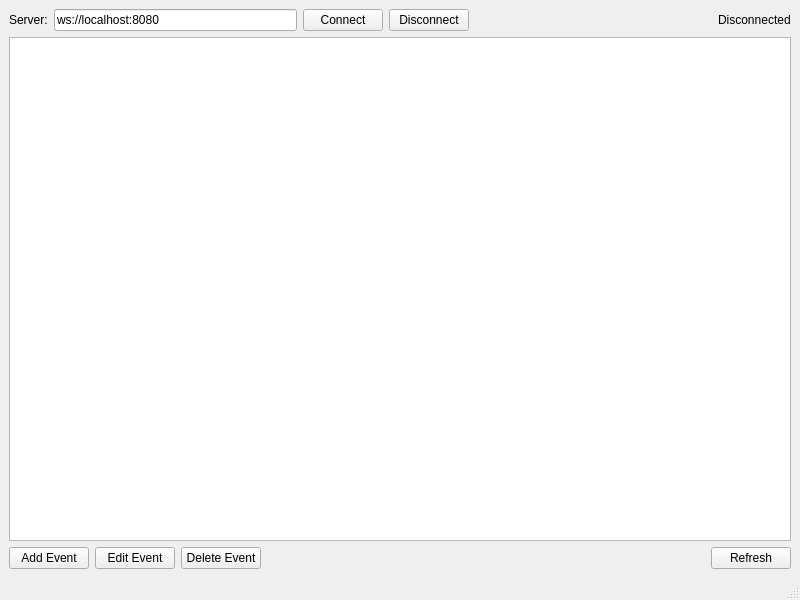
<?xml version="1.0" encoding="UTF-8"?>
<ui version="4.0">
 <class>MainWindow</class>
 <widget class="QMainWindow" name="MainWindow">
  <property name="geometry">
   <rect>
    <x>0</x>
    <y>0</y>
    <width>800</width>
    <height>600</height>
   </rect>
  </property>
  <property name="windowTitle">
   <string>Event Manager</string>
  </property>
  <widget class="QWidget" name="centralwidget">
   <layout class="QVBoxLayout" name="verticalLayout">
    <item>
     <layout class="QHBoxLayout" name="connectionLayout">
      <item>
       <widget class="QLabel" name="serverLabel">
        <property name="text">
         <string>Server:</string>
        </property>
       </widget>
      </item>
      <item>
       <widget class="QLineEdit" name="serverAddressEdit">
        <property name="text">
         <string>ws://localhost:8080</string>
        </property>
       </widget>
      </item>
      <item>
       <widget class="QPushButton" name="connectButton">
        <property name="text">
         <string>Connect</string>
        </property>
       </widget>
      </item>
      <item>
       <widget class="QPushButton" name="disconnectButton">
        <property name="text">
         <string>Disconnect</string>
        </property>
       </widget>
      </item>
      <item>
       <spacer name="horizontalSpacer">
        <property name="orientation">
         <enum>Qt::Horizontal</enum>
        </property>
        <property name="sizeHint" stdset="0">
         <size>
          <width>40</width>
          <height>20</height>
         </size>
        </property>
       </spacer>
      </item>
      <item>
       <widget class="QLabel" name="statusLabel">
        <property name="text">
         <string>Disconnected</string>
        </property>
       </widget>
      </item>
     </layout>
    </item>
    <item>
     <widget class="QTableView" name="eventTable"/>
    </item>
    <item>
     <layout class="QHBoxLayout" name="buttonLayout">
      <item>
       <widget class="QPushButton" name="addButton">
        <property name="text">
         <string>Add Event</string>
        </property>
       </widget>
      </item>
      <item>
       <widget class="QPushButton" name="editButton">
        <property name="text">
         <string>Edit Event</string>
        </property>
       </widget>
      </item>
      <item>
       <widget class="QPushButton" name="deleteButton">
        <property name="text">
         <string>Delete Event</string>
        </property>
       </widget>
      </item>
      <item>
       <spacer name="horizontalSpacer_2">
        <property name="orientation">
         <enum>Qt::Horizontal</enum>
        </property>
        <property name="sizeHint" stdset="0">
         <size>
          <width>40</width>
          <height>20</height>
         </size>
        </property>
       </spacer>
      </item>
      <item>
       <widget class="QPushButton" name="refreshButton">
        <property name="text">
         <string>Refresh</string>
        </property>
       </widget>
      </item>
     </layout>
    </item>
   </layout>
  </widget>
  <widget class="QMenuBar" name="menubar">
   <property name="geometry">
    <rect>
     <x>0</x>
     <y>0</y>
     <width>800</width>
     <height>22</height>
    </rect>
   </property>
  </widget>
  <widget class="QStatusBar" name="statusbar"/>
 </widget>
 <resources/>
 <connections/>
</ui>
